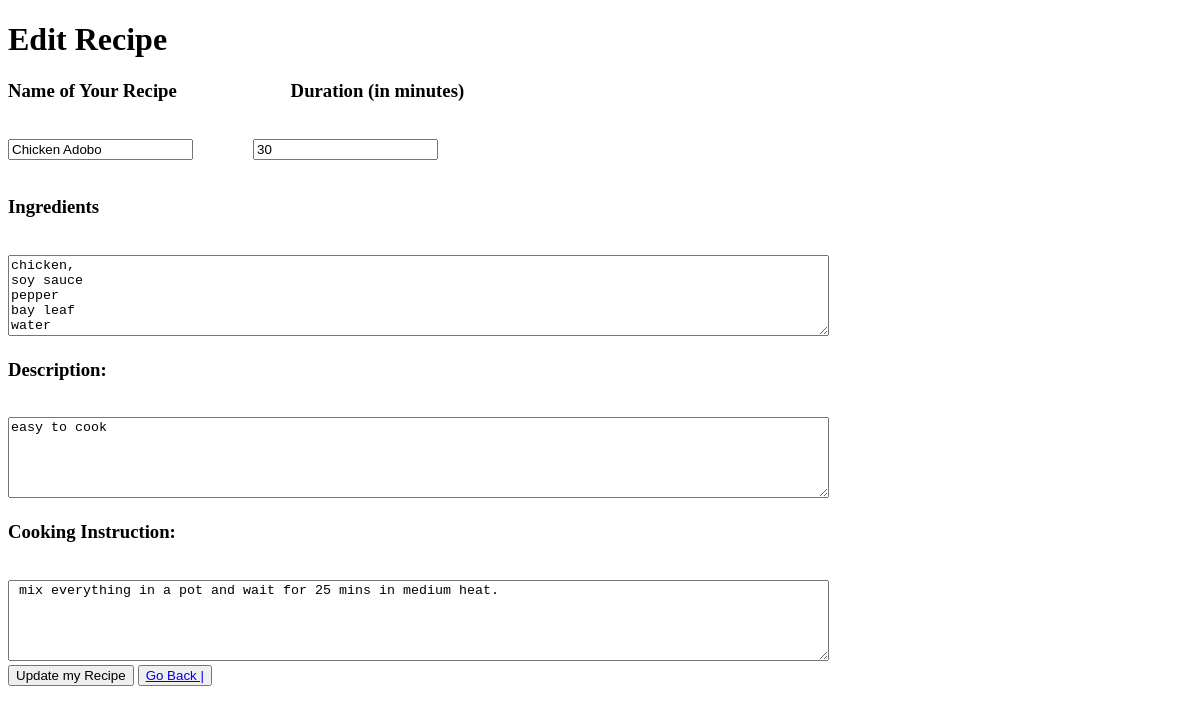
/recipes/1/edit, run on an earlier commit of the app's database.
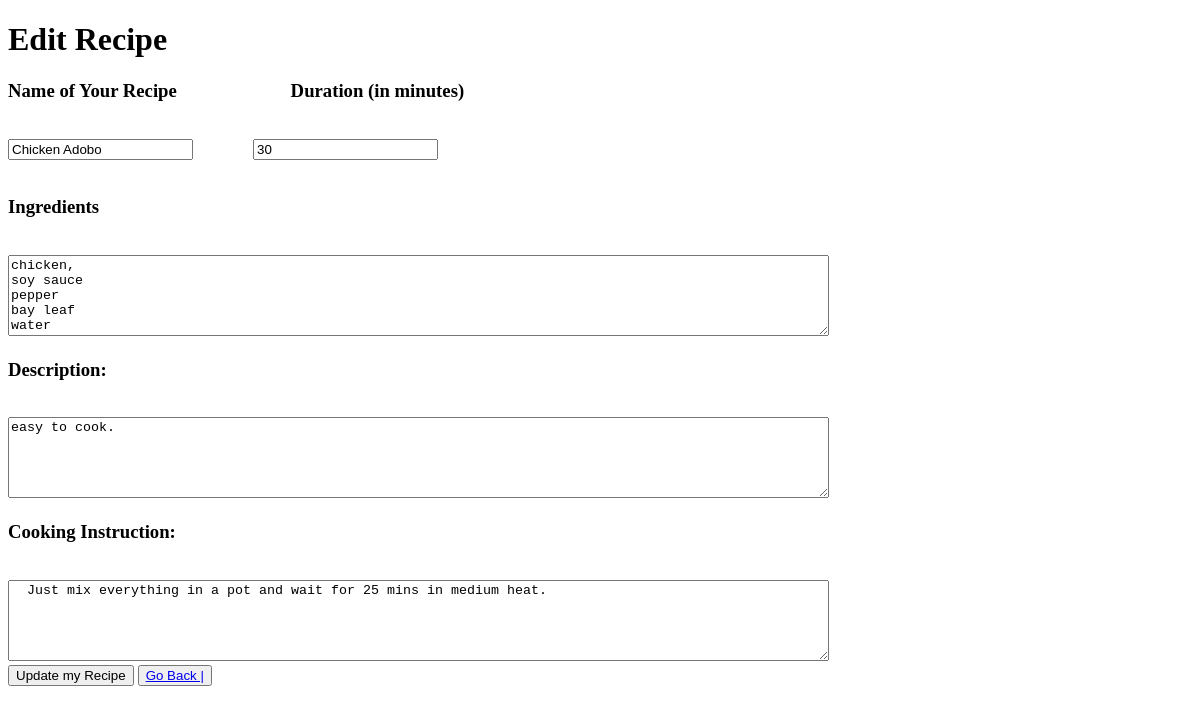
And on a later commit of the database.
### recipefinder_app/models.py (models this page shows)
class Recipe(models.Model):
  recipe_name = models.CharField(max_length=255)
  ingredients = models.CharField(max_length=255)
  cooking_instruction = models.TextField(max_length=2000)
  desc = models.TextField()
  duration = models.IntegerField()
  user = models.ForeignKey(User, related_name="recipes", on_delete=models.CASCADE)
  created_at = models.DateTimeField(auto_now_add=True, null=True)
  updated_at = models.DateTimeField(auto_now=True, null=True)
  objects = RecipeManager()

### recipefinder_app/views.py (the view)
# urls.py: path('recipes/<int:recipe_id>/edit', views.edit_recipe),
def edit_recipe(request, recipe_id):
    if request.method == "GET":
        recipe_to_update = Recipe.objects.get(id=recipe_id)
        context = {
            "recipe": recipe_to_update,
        }
    return render(request, 'edit-recipe.html', context)

### recipefinder_app/templates/edit-recipe.html (shortened to what this page needs)
<!DOCTYPE html>
<html lang="en">
  <head>
  </head>
  <body>
    <h1>Edit Recipe</h1>
    <form action="/recipes/{{ recipe.id }}/update" method="post">
        <h3>Name of Your Recipe &emsp13; &emsp13; &emsp13; &emsp13; &emsp13; &emsp13; &emsp13; &emsp13; &emsp13; &emsp13; Duration (in minutes)</h3><br>
        <input type="text" name="recipe_name" value="{{ recipe.recipe_name }}" /> &emsp13; &emsp13; &emsp13; &emsp13; &emsp13; &emsp13;
        <input type="number" name="duration" value="{{ recipe.duration }}"/><br><br>
        <h3>Ingredients </h3><br>
        <textarea name="ingredients" cols="100" rows="5">{{ recipe.ingredients }}</textarea>
        <h3>Description: </h3><br><textarea name="desc" cols="100" rows="5">{{ recipe.desc }}</textarea>
        <h3>Cooking Instruction: </h3><br><textarea name="steps" cols="100" rows="5"> {{ recipe.cooking_instruction }}</textarea>
        <br>
        <button>Update my Recipe</button>
        <button><a href="/recipes">Go Back | </a></button>
    </form>
  </body>
</html>

What changed in the data, as far as the page shows it:
changed Recipe "Chicken Adobo": desc "easy to cook" → "easy to cook."; steps "mix everything in a pot and wait for 25 mins in medium heat." → "Just mix everything in a pot and wait for 25 mins in medium heat."
